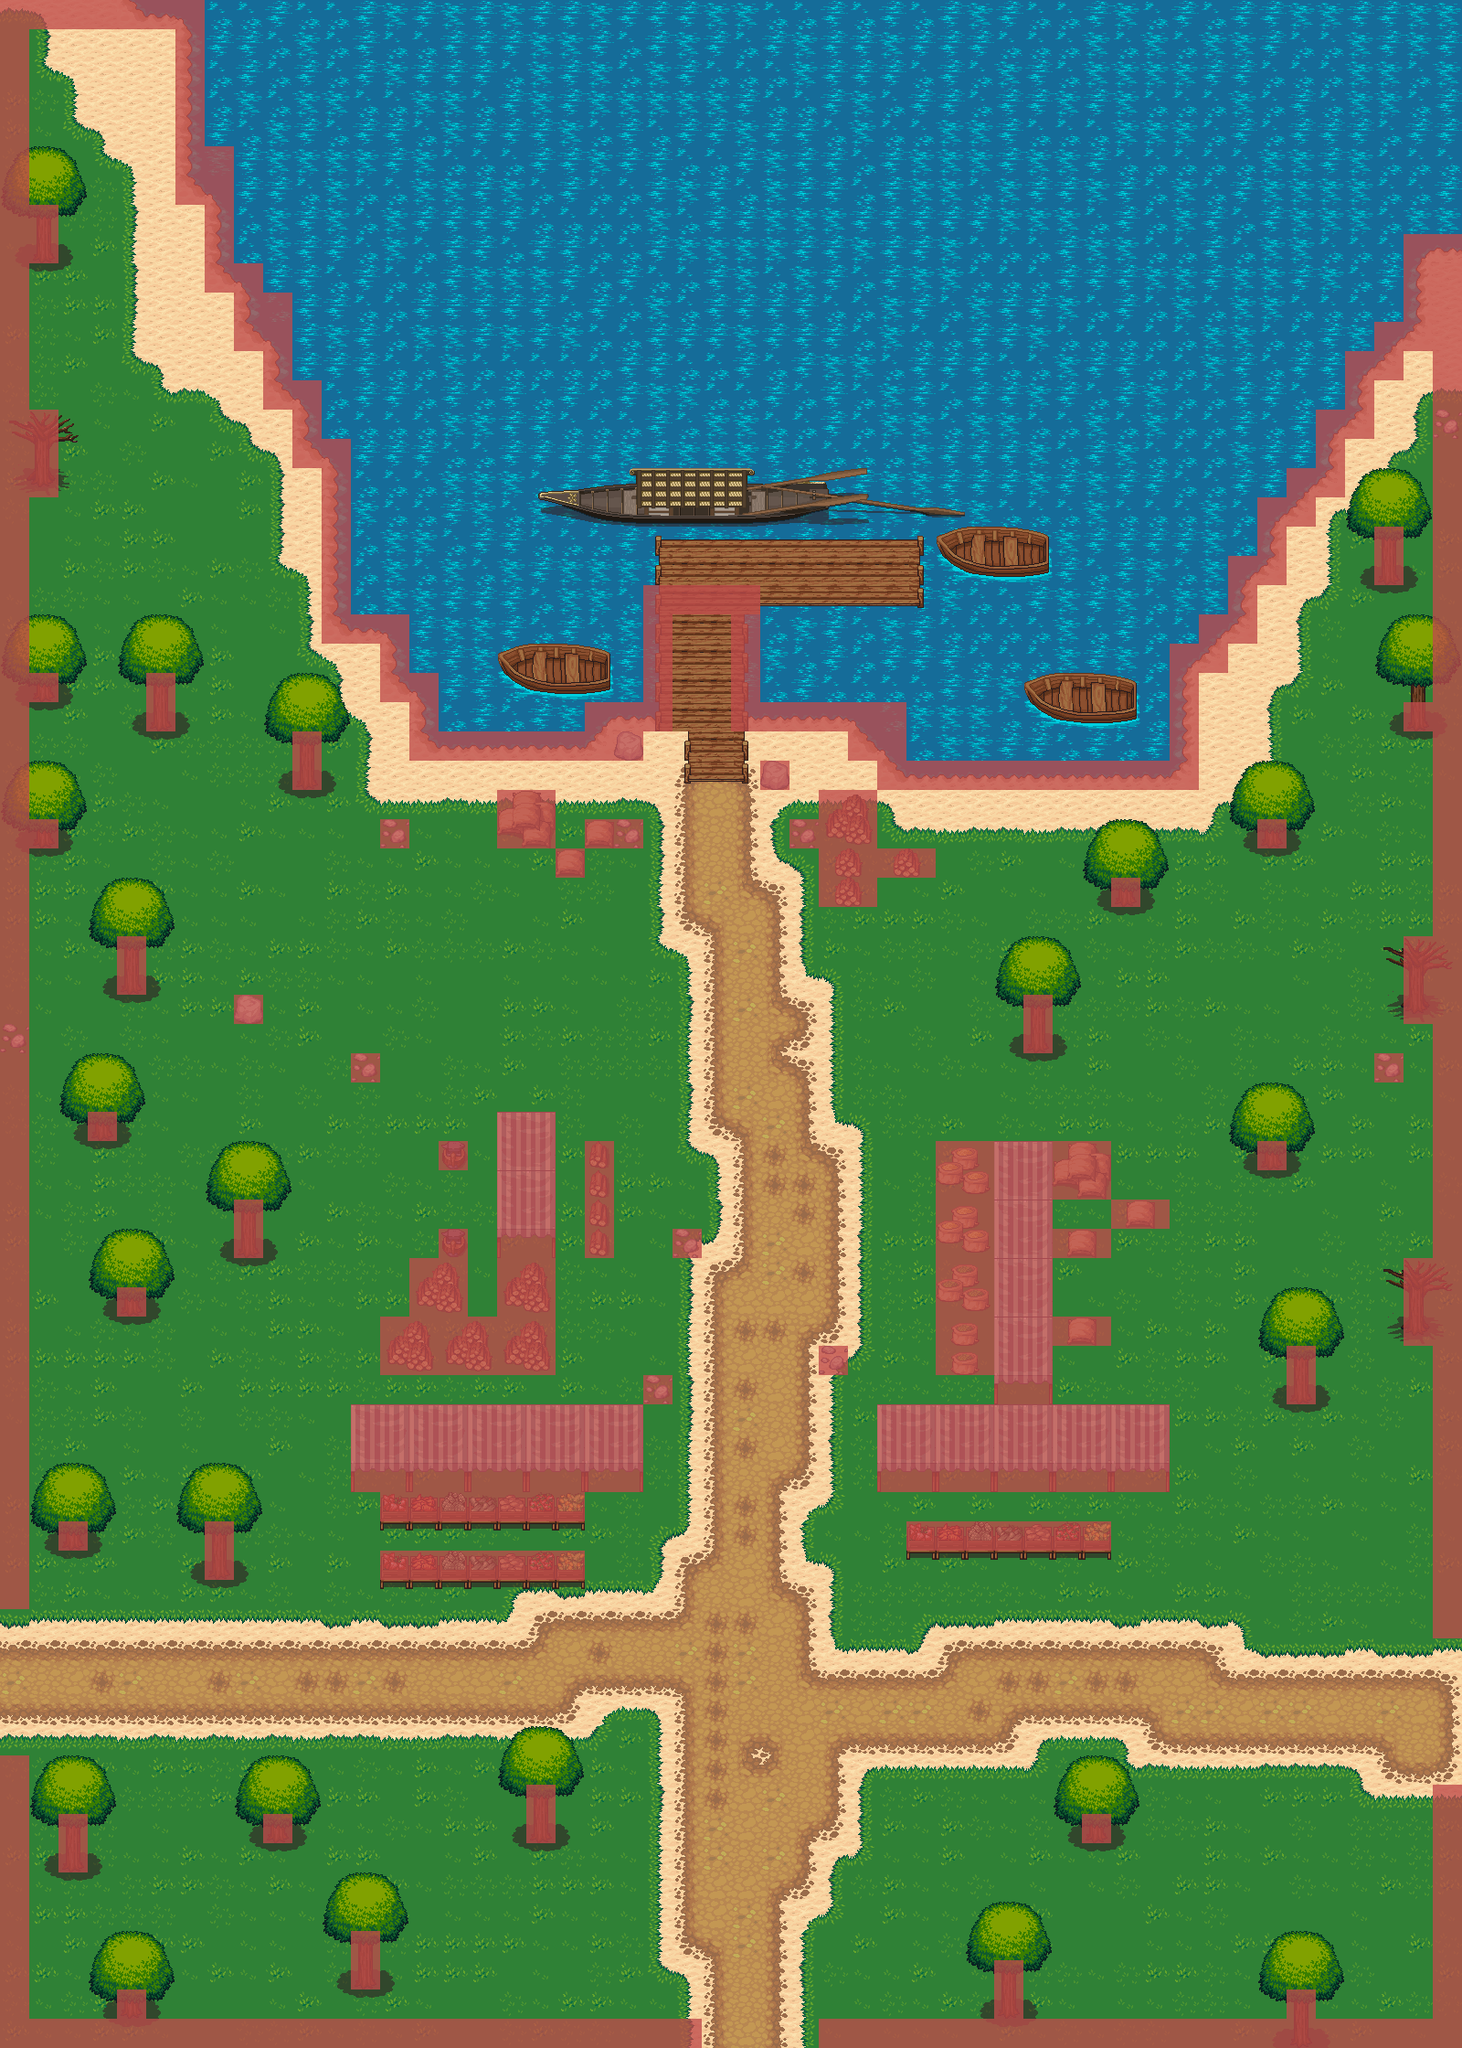

A 2D game scene composited from a Tiled map and its tileset images. What follows is a short description and the map's XML, with each tile layer's data collapsed to a summary:
An orthogonal 50x70 tile map with 32x32 px tiles, 6 tile layers (Tile Layer 1, Tile Layer 2, Tile Layer 3, items, ...), 6 tilesets.

<map version="1.0" tiledversion="1.1.5" orientation="orthogonal" renderorder="right-down" width="50" height="70" tilewidth="32" tileheight="32" infinite="0" nextobjectid="1">
 <tileset firstgid="1" source="../assets/Terrain.tsx" />
 <tileset firstgid="1025" source="../assets/house.tsx" />
 <tileset firstgid="1088" source="../assets/obj_misk_atlas.tsx" />
 <tileset firstgid="2112" source="../assets/trunk.tsx" />
 <tileset firstgid="2130" source="../assets/treetop.tsx" />
 <tileset firstgid="2172" source="../assets/castlefloors.tsx" />
 <layer name="Tile Layer 1" width="50" height="70">
  <data>[3500 cells, 3500 non-empty, 3 distinct tile ids]</data>
 </layer>
 <layer name="Tile Layer 2" width="50" height="70">
  <data>[3500 cells, 2609 non-empty, 8 distinct tile ids]</data>
 </layer>
 <layer name="Tile Layer 3" width="50" height="70">
  <data>[3500 cells, 2424 non-empty, 44 distinct tile ids]</data>
 </layer>
 <layer name="items" width="50" height="70">
  <data>[3500 cells, 587 non-empty, 112 distinct tile ids]</data>
 </layer>
 <layer name="treetops" width="50" height="70">
  <data>[3500 cells, 234 non-empty, 9 distinct tile ids]</data>
 </layer>
 <layer name="red" width="50" height="70" opacity="0.78">
  <data>[3500 cells, 507 non-empty, 1 distinct tile ids]</data>
 </layer>
</map>
